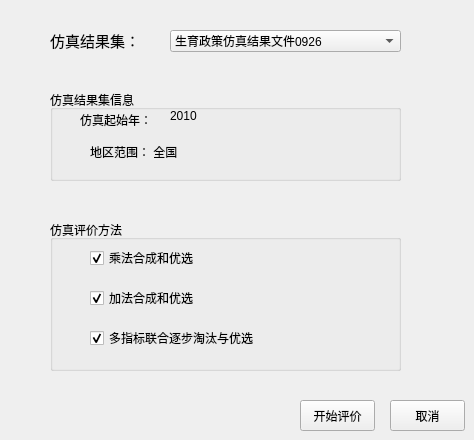
     <widget class="QWidget" name="page">
      <widget class="QPushButton" name="pushButton_2">
       <property name="geometry">
        <rect>
         <x>390</x>
         <y>400</y>
         <width>75</width>
         <height>31</height>
        </rect>
       </property>
       <property name="text">
        <string>取消</string>
       </property>
      </widget>
      <widget class="QComboBox" name="comboBox">
       <property name="geometry">
        <rect>
         <x>170</x>
         <y>30</y>
         <width>231</width>
         <height>22</height>
        </rect>
       </property>
       <item>
        <property name="text">
         <string>生育政策仿真结果文件0926</string>
        </property>
       </item>
      </widget>
      <widget class="QLabel" name="label">
       <property name="geometry">
        <rect>
         <x>50</x>
         <y>30</y>
         <width>91</width>
         <height>21</height>
        </rect>
       </property>
       <property name="font">
        <font>
         <pointsize>11</pointsize>
        </font>
       </property>
       <property name="text">
        <string>仿真结果集：</string>
       </property>
      </widget>
      <widget class="QPushButton" name="pushButton">
       <property name="geometry">
        <rect>
         <x>300</x>
         <y>400</y>
         <width>75</width>
         <height>31</height>
        </rect>
       </property>
       <property name="text">
        <string>开始评价</string>
       </property>
      </widget>
      <widget class="QGroupBox" name="groupBox">
       <property name="geometry">
        <rect>
         <x>50</x>
         <y>90</y>
         <width>351</width>
         <height>91</height>
        </rect>
       </property>
       <property name="title">
        <string>仿真结果集信息</string>
       </property>
       <widget class="QLabel" name="label_4">
        <property name="geometry">
         <rect>
          <x>30</x>
          <y>20</y>
          <width>81</width>
          <height>20</height>
         </rect>
        </property>
        <property name="text">
         <string>仿真起始年：</string>
        </property>
       </widget>
       <widget class="QLabel" name="label_5">
        <property name="geometry">
         <rect>
          <x>40</x>
          <y>52</y>
          <width>121</width>
          <height>20</height>
         </rect>
        </property>
        <property name="text">
         <string>地区范围： 全国</string>
        </property>
       </widget>
       <widget class="QLabel" name="label_6">
        <property name="geometry">
         <rect>
          <x>120</x>
          <y>20</y>
          <width>54</width>
          <height>12</height>
         </rect>
        </property>
        <property name="text">
         <string>2010</string>
        </property>
       </widget>
      </widget>
      <widget class="QGroupBox" name="groupBox_2">
       <property name="geometry">
        <rect>
         <x>50</x>
         <y>220</y>
         <width>351</width>
         <height>151</height>
        </rect>
       </property>
       <property name="title">
        <string>仿真评价方法</string>
       </property>
       <widget class="QCheckBox" name="checkBox_1">
        <property name="geometry">
         <rect>
          <x>40</x>
          <y>30</y>
          <width>151</width>
          <height>16</height>
         </rect>
        </property>
        <property name="text">
         <string>乘法合成和优选</string>
        </property>
        <property name="checked">
         <bool>true</bool>
        </property>
       </widget>
       <widget class="QCheckBox" name="checkBox_2">
        <property name="geometry">
         <rect>
          <x>40</x>
          <y>70</y>
          <width>151</width>
          <height>16</height>
         </rect>
        </property>
        <property name="text">
         <string>加法合成和优选</string>
        </property>
        <property name="checked">
         <bool>true</bool>
        </property>
       </widget>
       <widget class="QCheckBox" name="checkBox_3">
        <property name="geometry">
         <rect>
          <x>40</x>
          <y>110</y>
          <width>211</width>
          <height>16</height>
         </rect>
        </property>
        <property name="text">
         <string>多指标联合逐步淘汰与优选</string>
        </property>
        <property name="checked">
         <bool>true</bool>
        </property>
       </widget>
      </widget>
     </widget>
